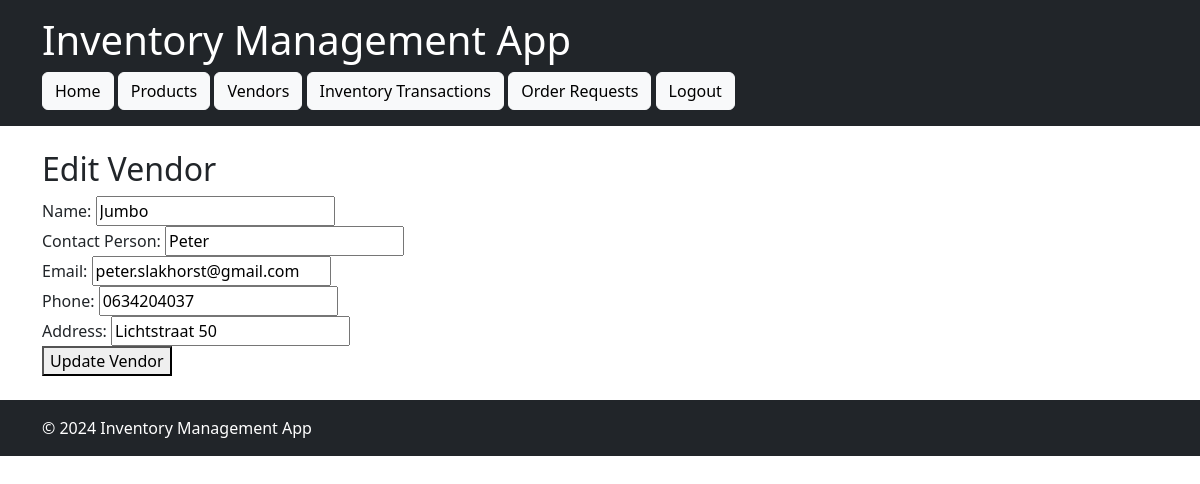
Page /vendors/edit/1 (signed in) on the committed database.
### models.py (models this page shows, shortened)
class Vendor(db.Model):
    id = db.Column(db.Integer, primary_key=True)
    name = db.Column(db.String(100), nullable=False)
    contact_person = db.Column(db.String(100), nullable=False)
    email = db.Column(db.String(100), nullable=False)
    phone = db.Column(db.String(20), nullable=False)
    address = db.Column(db.String(255), nullable=False)

### app.py (the view, shortened to what this page needs)
@app.route('/vendors/edit/<int:id>', methods=['GET', 'POST'])
@login_required
def edit_vendor(id):
    vendor = Vendor.query.get_or_404(id)
    return render_template('edit_vendor.html', vendor=vendor)

### app.py (called while the page is built)
@login_manager.user_loader
def load_user(user_id):
    return User.query.get(int(user_id))

### templates/edit_vendor.html
{% extends "base.html" %}
{% block content %}
<h2>Edit Vendor</h2>
<form method="POST">
    <label for="name">Name:</label>
    <input type="text" id="name" name="name" value="{{ vendor.name }}" required><br>
    <label for="contact_person">Contact Person:</label>
    <input type="text" id="contact_person" name="contact_person" value="{{ vendor.contact_person }}" required><br>
    <label for="email">Email:</label>
    <input type="email" id="email" name="email" value="{{ vendor.email }}" required><br>
    <label for="phone">Phone:</label>
    <input type="text" id="phone" name="phone" value="{{ vendor.phone }}" required><br>
    <label for="address">Address:</label>
    <input type="text" id="address" name="address" value="{{ vendor.address }}" required><br>
    <button type="submit">Update Vendor</button>
</form>
{% endblock %}

### rows in the picture
Vendor: name "Jumbo", contact_person "Peter", email "peter.slakhorst@gmail.com", phone "0634204037", address "Lichtstraat 50"
